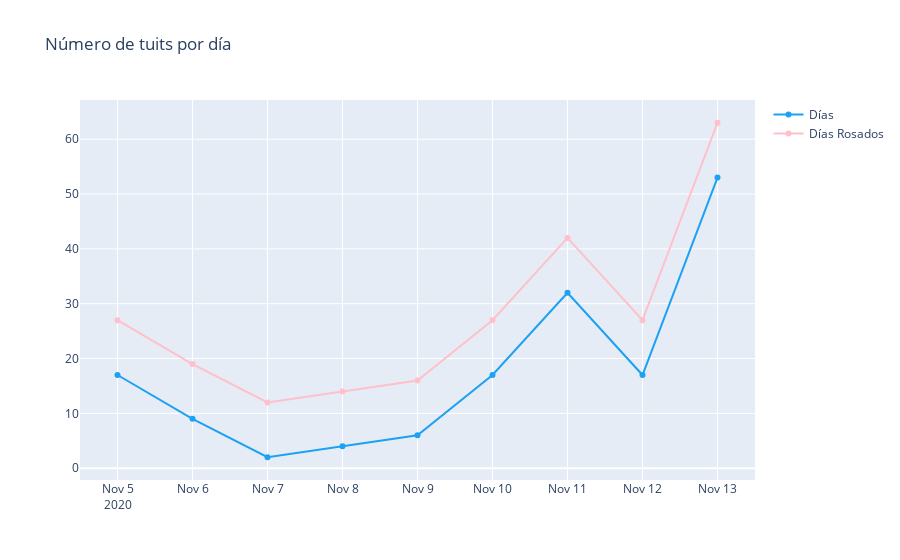

Source (notebook cell):
### Code cell
trace = go.Scatter(x=temp.fecha.values,
                   y=temp.cnt.values,
                   text=[f"Fecha: {f}<br>Tuits: {c}" for f,c in zip(temp.fecha.values,temp.cnt.values)],
                   hoverinfo='text',
                   mode='lines+markers',
                   name='Días',
                   line={'color':'#1DA1F2'})

trace2 = go.Scatter(x=temp.fecha.values,
                   y=temp.cnt.values+10,
                   text=[f"Fecha: {f}<br>Tuits: {c}" for f,c in zip(temp.fecha.values,temp.cnt.values)],
                   hoverinfo='text',
                   mode='lines+markers',
                   name='Días Rosados',
                   line={'color':'pink'})

 

layout = go.Layout(title='Número de tuits por día')

 

fig = go.Figure(data=[trace, trace2], layout=layout)
iplot(fig)

### Figure 1 — Plotly figure (JSON) as saved in the notebook; plotly's stock layout.template omitted (floating-point values rounded to 4 significant figures)
{"data": [{"hoverinfo": "text", "line": {"color": "#1DA1F2"}, "mode": "lines+markers", "name": "Días", "text": ["Fecha: 2020-11-05<br>Tuits: 17", "Fecha: 2020-11-06<br>Tuits: 9", "Fecha: 2020-11-07<br>Tuits: 2", "Fecha: 2020-11-08<br>Tuits: 4", "Fecha: 2020-11-09<br>Tuits: 6", "Fecha: 2020-11-10<br>Tuits: 17", "Fecha: 2020-11-11<br>Tuits: 32", "Fecha: 2020-11-12<br>Tuits: 17", "Fecha: 2020-11-13<br>Tuits: 53"], "type": "scatter", "x": ["2020-11-05", "2020-11-06", "2020-11-07", "2020-11-08", "2020-11-09", "2020-11-10", "2020-11-11", "2020-11-12", "2020-11-13"], "y": [17, 9, 2, 4, 6, 17, 32, 17, 53]}, {"hoverinfo": "text", "line": {"color": "pink"}, "mode": "lines+markers", "name": "Días Rosados", "text": ["Fecha: 2020-11-05<br>Tuits: 17", "Fecha: 2020-11-06<br>Tuits: 9", "Fecha: 2020-11-07<br>Tuits: 2", "Fecha: 2020-11-08<br>Tuits: 4", "Fecha: 2020-11-09<br>Tuits: 6", "Fecha: 2020-11-10<br>Tuits: 17", "Fecha: 2020-11-11<br>Tuits: 32", "Fecha: 2020-11-12<br>Tuits: 17", "Fecha: 2020-11-13<br>Tuits: 53"], "type": "scatter", "x": ["2020-11-05", "2020-11-06", "2020-11-07", "2020-11-08", "2020-11-09", "2020-11-10", "2020-11-11", "2020-11-12", "2020-11-13"], "y": [27, 19, 12, 14, 16, 27, 42, 27, 63]}], "layout": {"title": {"text": "Número de tuits por día"}}}
